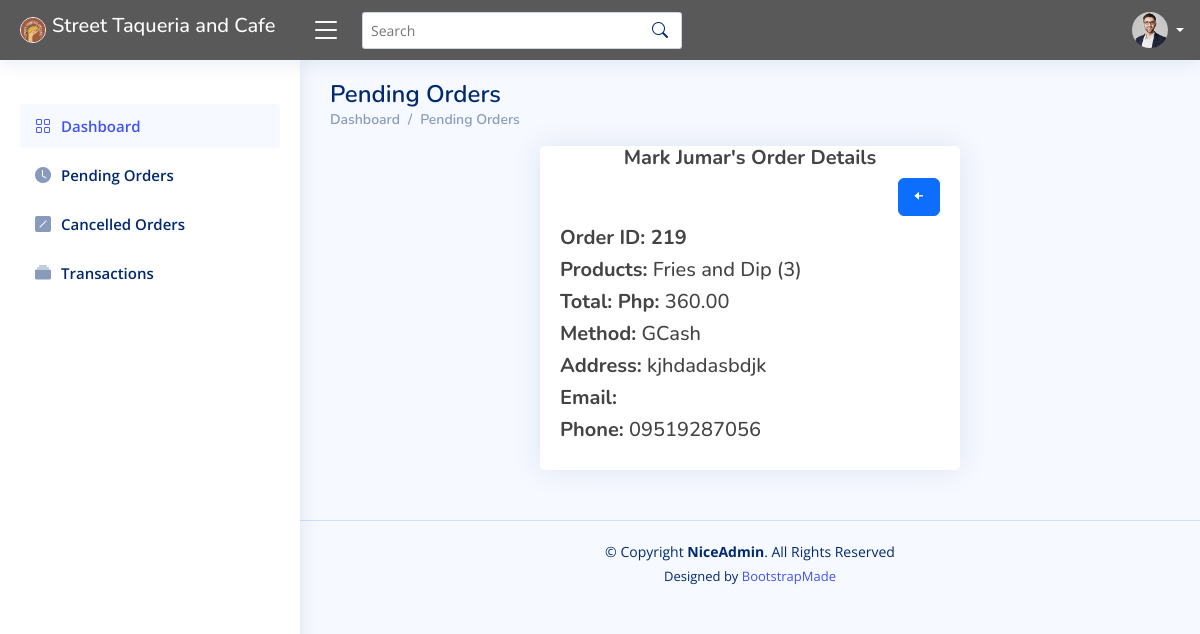
Screenshot of /stcadmin/ad_view_pending.php?details2=219 with the database file from the repository.
### tables this page shows
CREATE TABLE `orders` (
  `id` int(11) NOT NULL,
  `user_id` int(11) NOT NULL,
  `name` varchar(50) NOT NULL,
  `phone` varchar(20) NOT NULL,
  `address` varchar(100) NOT NULL,
  `pmode` varchar(50) NOT NULL,
  `image` varchar(100) NOT NULL,
  `products` varchar(255) NOT NULL,
  `tcapital` varchar(50) NOT NULL,
  `tprofit` varchar(50) NOT NULL,
  `amount_paid` varchar(100) NOT NULL,
  `status` int(11) NOT NULL,
  `date_ord` date NOT NULL DEFAULT current_timestamp()
);

### stcadmin/ad_action_product.php (called while the page is built, shortened)
<?php
	include 'config.php';
	if(isset($_GET['details2'])){
		$id=$_GET['details2'];
		$query="SELECT * FROM orders WHERE id=?";
		$stmt=$conn->prepare($query);
		$stmt->bind_param("i",$id);
		$stmt->execute();
		$result=$stmt->get_result();
		$row=$result->fetch_assoc();
		$cid=$row['id'];
		$cproducts=$row['products'];
		$cprice=$row['amount_paid'];
		$cname=$row['name'];
		$cphone=$row['phone'];
		$caddress=$row['address'];
		$cpmode=$row['pmode'];
	}
?>

### stcadmin/ad_view_pending.php (the view, shortened to what this page needs)
<?php
  include 'config.php';
  include 'ad_action_product.php';
?>
<!DOCTYPE html>
<html lang="en">
<head>
  <link href="assets/vendor/bootstrap/css/bootstrap.min.css" rel="stylesheet">
  <link href="assets/vendor/bootstrap-icons/bootstrap-icons.css" rel="stylesheet">
  <link href="assets/vendor/boxicons/css/boxicons.min.css" rel="stylesheet">
  <link href="assets/vendor/quill/quill.snow.css" rel="stylesheet">
  <link href="assets/vendor/quill/quill.bubble.css" rel="stylesheet">
  <link href="assets/vendor/remixicon/remixicon.css" rel="stylesheet">
  <link href="assets/vendor/simple-datatables/style.css" rel="stylesheet">
  <link href="assets/css/style.css" rel="stylesheet">
</head>
<body>
  <?php include("ad_header.php") ?>
  <?php include("ad_sidebar.php") ?>
  <main id="main" class="main">
    <div class="pagetitle">
        <h1>Pending Orders</h1>
        <nav>
            <ol class="breadcrumb">
            <li class="breadcrumb-item"><a href="index.php">Dashboard</a></li>
            <li class="breadcrumb-item active"><a href="ad_orders.php">Pending Orders<a></li>
            </ol>
        </nav>
    </div>
    <section class="section">
        <div class="col-lg-6 mx-auto">
            <div class="card">
                <div>
                    <div class="card-body">
                        <h5 class="text-center"><b><?= $cname; ?>'s Order Details</b></h5>
                        <a href="ad_orders.php" type="button" class="btn btn-primary" style="float: right;">
                        <i class="bx bxs-left-arrow-alt"></i></a>
                        <br>
                        <br>
                        <h5><b>Order ID: <?= $cid; ?></b></h5>
                        <h5><b>Products:</b> <?= $cproducts; ?></h5>
                        <h5><b>Total: Php: </b> <?= number_format($cprice,2); ?></h5>
                        <h5><b>Method:</b> <?= $cpmode; ?></h5>
                        <h5><b>Address:</b> <?= $caddress; ?></h5>
                        <h5><b>Email:</b> <?= $cemail; ?></h5>
                        <h5><b>Phone:</b> <?= $cphone; ?></h5>
                    </div>
                </div>
            </div>
        </div>
    </section>
  </main>
  <footer id="footer" class="footer">
    <div class="copyright">
      &copy; Copyright <strong><span>NiceAdmin</span></strong>. All Rights Reserved
    </div>
    <div class="credits">
      Designed by <a href="https://bootstrapmade.com/">BootstrapMade</a>
    </div>
  </footer>
</body>
</html>

### stcadmin/assets/css/style.css (style rules this page uses)
:root { scroll-behavior: smooth; }
body { font-family: "Open Sans", sans-serif; background: #f6f9ff; color: #444444; }
a { color: #4154f1; text-decoration: none; }
h1, h2, h3, h4, h5, h6 { font-family: "Nunito", sans-serif; }
#main { margin-top: 60px; padding: 20px 30px; transition: all 0.3s; }
.pagetitle { margin-bottom: 10px; }
.pagetitle h1 { font-size: 24px; margin-bottom: 0; font-weight: 600; color: #012970; }
.card { margin-bottom: 30px; border: none; border-radius: 5px; box-shadow: 0px 0 30px rgba(1, 41, 112, 0.1); }
.card-body { padding: 0 20px 20px 20px; }
.breadcrumb { font-size: 14px; font-family: "Nunito", sans-serif; color: #899bbd; font-weight: 600; }
.breadcrumb a { color: #899bbd; transition: 0.3s; }
.breadcrumb .breadcrumb-item::before { color: #899bbd; }
.breadcrumb .active { color: #51678f; font-weight: 600; }
@media (min-width: 1200px) { #main, #footer { margin-left: 300px; } }
.footer { padding: 20px 0; font-size: 14px; transition: all 0.3s; border-top: 1px solid #cddfff; }
.footer .copyright { text-align: center; color: #012970; }
.footer .credits { padding-top: 5px; text-align: center; font-size: 13px; color: #012970; }

### rows the page displays
orders: name "Mark Jumar", id "219", products "Fries and Dip (3)", amount_paid "360.00", pmode "GCash", address "kjhdadasbdjk", phone "09519287056"
